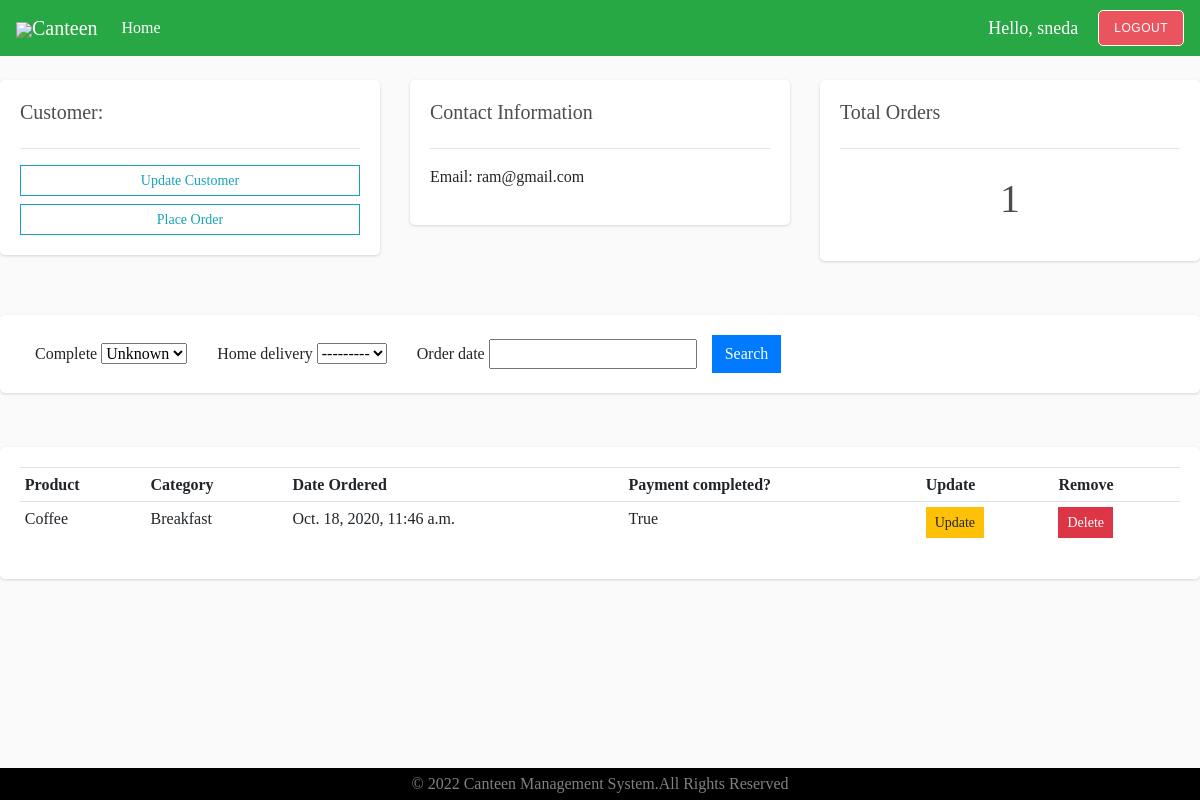
The page /customer/7/ (signed in) on the database its author committed.
### food/models.py (models this page shows, shortened)
class Customer(models.Model):
    user = models.OneToOneField(User, on_delete = models.CASCADE, null = True, blank = True)
    name = models.CharField(max_length = 200, null = True)
    email = models.EmailField(max_length = 200, null = True)

class OrderItem(models.Model):
    product = models.ForeignKey(Product, on_delete=models.SET_NULL, null=True)
    order = models.ForeignKey(Order, on_delete=models.SET_NULL, null=True)
    quantity = models.IntegerField(default=0, null=True, blank=True)
    date_added = models.DateTimeField(auto_now_add=True)

class Product(models.Model):
    CATEGORY = (
        ('Breakfast', 'Breakfast'),
        ('Lunch', 'Lunch'),
        ('Dinner', 'Dinner'),
        ('Todayspl', 'Todays special'),
    )
    name = models.CharField(max_length=200, null=True)
    price = models.DecimalField(max_digits=7, decimal_places=2)
    category = models.CharField(max_length=200, null=True, choices=CATEGORY)
    image = models.ImageField(null=True, blank=True)

class Order(models.Model):
    HOME = [
        ('Yes','Yes'),
        ('No','No'),
    ]
    customer = models.ForeignKey(Customer, on_delete=models.SET_NULL, null=True, blank=True)
    date_ordered = models.DateTimeField(auto_now_add=True)
    complete = models.BooleanField(default=False, null = True, blank = False)
    transaction_id = models.CharField(max_length=100, null=True)
    home_delivery = models.CharField(max_length=200, null=True, choices=HOME)

### food/decorators.py (the view)
    def wrapper_func(request, *args, **kwargs):
        if not request.user.is_staff:
            return redirect('menu')
        else:
            return view_func(request, *args, **kwargs)

### food/views.py (called while the page is built)
@admin_only
def customer(request,pk_test):
    customer = Customer.objects.get(id=pk_test)
    orders = customer.order_set.all()
    orders_count = orders.count()
    orderitems = OrderItem.objects.all()
    myFilter = OrderFilter(request.GET, queryset=orders)
    orders = myFilter.qs
    context = {'customer': customer, 'orders': orders, 'orderitems':orderitems,
               'orders_count': orders_count, 'myFilter': myFilter}
    return render(request, 'food/customer.html', context)

### food/templates/food/customer.html (shortened to what this page needs)
{% extends 'food/main.html' %}
{% block customer %}
{% load crispy_forms_tags %}
<br>
<div class="row">
    <div class="col-md">
        <div class="card card-body">
            <h5>Customer:</h5>
            <hr>
            <a href="{% url 'customer_update' customer.id %}" class="btn btn-outline-info btn-sm btn-block">Update Customer</a>
            <a href="{% url 'create_order' customer.id %}" class="btn btn-outline-info btn-sm btn-block">Place Order</a>
        </div>
    </div>
    <div class="col-md">
        <div class="card card-body">
            <h5>Contact Information</h5>
            <hr>
            <p>Email: {{customer.email}} </p>
        </div>
    </div>
    <div class="col-md">
        <div class="card card-body">
            <h5>Total Orders</h5>
            <hr>
            <h1 style="text-align: center;padding: 10px">{{orders_count}}</h1>
        </div>
    </div>
</div>
<br>
<div class="card">
    <div class="card-body">
        <div class="text-center">
            <form method="get">
                <div class="form-inline">
                    {% for field in myFilter.form %}
                    <div class="form-group">
                        <div class="col">
                            {{ field.label}}
                            {{ field }}
                        </div>
                    </div>
                    {% endfor %}
                    <button class="btn btn-primary" type="submit">Search</button>
                </div>
            </form>
        </div>
    </div>
</div>
<br>
<div class="row">
    <div class="col-md">
        <div class="card card-body">
            <table class="table table-sm">
                <tr>
                    <th>Product</th>
                    <th>Category</th>
                    <th>Date Ordered</th>
                    <th>Payment completed?</th>
                    <th>Update</th>
                    <th>Remove</th>
                </tr>
                {% for order in orders  %}
                {% for orderitem in orderitems %}
                <tr>
                    {% if orderitem.order.id == order.id %}
                    <td>{{orderitem.product.name}}</td>
                    <td>{{orderitem.product.category}}</td>
                    <td>{{order.date_ordered}}</td>
                    <td>{{order.complete}}</td>
                    <td><a class="btn btn-sm btn-warning" href="{% url 'update_order' orderitem.id %}">Update</a></td>
                    <td><a data-action = "del" class="btn btn-sm btn-danger" href="{% url 'cancel_order' order.id orderitem.id %}">Delete</a></td>
                    {% endif %}
                </tr>
                {% endfor %}
                {% endfor %}
            </table>
        </div>
    </div>
</div>
{% endblock %}

### food/templates/food/main.html (shortened to what this page needs)
<!DOCTYPE html>
{% load static %}
<html lang="en">
  <head>
    <link
      rel="stylesheet"
      href="https://stackpath.bootstrapcdn.com/bootstrap/4.5.2/css/bootstrap.min.css"
    />
    <link href="https://maxcdn.bootstrapcdn.com/font-awesome/4.3.0/css/font-awesome.min.css" rel="stylesheet">
    <link rel="stylesheet" type="text/css" href="{% static 'css/main.css' %}" />
  </head>
  <body>
    <nav class="navbar navbar-expand-lg navbar-dark bg-success">
      {% if not user.is_staff %}
      <a class="navbar-brand" href="{% url 'menu' %}">
        <img src="{% static 'images/logo.jpg' %}" class="img-responsive"/>Canteen</a>
        {% else %}
        <a class="navbar-brand" href="{% url 'dashboard' %}">
          <img src="{% static 'images/logo.jpg' %}" class="img-responsive" />Canteen</a>
        {% endif %}
      <div  class="collapse navbar-collapse" id="navbarSupportedContent">
        <ul  class="navbar-nav mr-auto">
          <li class="nav-item active">
            {% if not user.is_staff %}
            <a class="nav-link" href="{% url 'menu' %}">Home <span class="sr-only">(current)</span></a>
            {% else %}
            <a class="nav-link" href="{% url 'dashboard' %}">Home <span class="sr-only">(current)</span></a>
            {%endif%}
          </li>
        </ul>
        <div class="form-inline my-2 my-lg-0">
          {% if user.is_authenticated %}
          <span class ='msg'>Hello, {{request.user}}</span>
          <a href="{% url 'logout' %}" class="butn my-2 my-sm-0">Logout</a>
          {% else %}
          <a href="{% url 'register' %}" class="butn mr-sm-2">Register</a>
          <a href="{% url 'login' %}" class="butn my-2 my-sm-0">Login</a>
          {% endif %}
        </div>
      </div>
    </nav>
    {% if  user.is_staff %}
        {% block customer %}
        {% endblock %}
      {% else %}
          {% block content %}
          {% endblock %}
    {% endif %}
    <footer class="footer">
      <p id="foo">&#169; 2022 Canteen Management System.All Rights Reserved</p>
    </footer>
  </body>
</html>

### static/css/main.css (style rules this page uses)
* { font-family: "Raleway", "Book Antiqua", Palatino, serif; }
body { background-color: hsl(0, 0%, 98%); display: flex; flex-direction: column; height: 100vh; overflow: scroll; }
h1,h2,h3,h4,h5,h6 { color:hsl(0, 0%, 30%); }
.btn { border-radius: 0; }
.img-responsive { height: auto; width: auto; max-height: 40px; max-width: 250px; }
.butn { background-color: #ea545f; border: 1px solid white; border-radius: 5px; color: white; display: inline-block; font: 12px Arial, Helvetica, sans-serif; padding: 10px 15px; text-decoration: none; text-transform: uppercase; letter-spacing: 0.5px; }
.butn, .butn:hover, .butn:focus, .butn:active { color: white; }
.card { border-radius: 5px; -webkit-box-shadow: 0 1px 2.94px 0.06px rgba(4,26,55,0.16); box-shadow: 0 1px 2.94px 0.06px rgba(4,26,55,0.16); border: none; margin-bottom: 30px; -webkit-transition: all 0.3s ease-in-out; transition: all 0.3s ease-in-out; }
.footer { width: 100vw; height: 2rem; background: black; margin-top: auto; }
#foo { color: gray; font-size: 1rem; text-align: center; text-transform: capitalize; line-height: 2rem; margin: 0; padding: 0; }

### food/templates/food/main.html (style rules this page uses)
.msg { font-size: 18px; color: #fff; margin-right: 20px; font-family: Raleway; }

### rows shown on the page
Customer: email "ram@gmail.com"
Order: date_ordered "Oct. 18, 2020, 11:46 a.m.", complete "True"
OrderItem: product.name "Coffee", product.category "Breakfast"

### other values the page prints
{{ request.user }} "sneda"
{{ orders_count }} "1"
{{ field.label }} "Complete" "Home delivery" "Order date"
